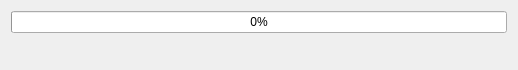
<?xml version="1.0" encoding="UTF-8"?>
<ui version="4.0">
 <class>progressFrm</class>
 <widget class="QWidget" name="progressFrm">
  <property name="windowModality">
   <enum>Qt::WindowModal</enum>
  </property>
  <property name="geometry">
   <rect>
    <x>0</x>
    <y>0</y>
    <width>518</width>
    <height>70</height>
   </rect>
  </property>
  <property name="sizePolicy">
   <sizepolicy hsizetype="Preferred" vsizetype="Minimum">
    <horstretch>0</horstretch>
    <verstretch>0</verstretch>
   </sizepolicy>
  </property>
  <property name="minimumSize">
   <size>
    <width>0</width>
    <height>70</height>
   </size>
  </property>
  <property name="maximumSize">
   <size>
    <width>16777215</width>
    <height>70</height>
   </size>
  </property>
  <property name="windowTitle">
   <string>Form</string>
  </property>
  <property name="windowIcon">
   <iconset resource="resources.qrc">
    <normaloff>:/plugins/OmgevingsAnalyse/img/icon.png</normaloff>:/plugins/OmgevingsAnalyse/img/icon.png</iconset>
  </property>
  <layout class="QVBoxLayout" name="verticalLayout">
   <item>
    <widget class="QProgressBar" name="progressBar">
     <property name="value">
      <number>0</number>
     </property>
    </widget>
   </item>
   <item>
    <widget class="QLabel" name="infoLbl">
     <property name="text">
      <string/>
     </property>
    </widget>
   </item>
  </layout>
 </widget>
 <resources>
  <include location="resources.qrc"/>
 </resources>
 <connections/>
</ui>
